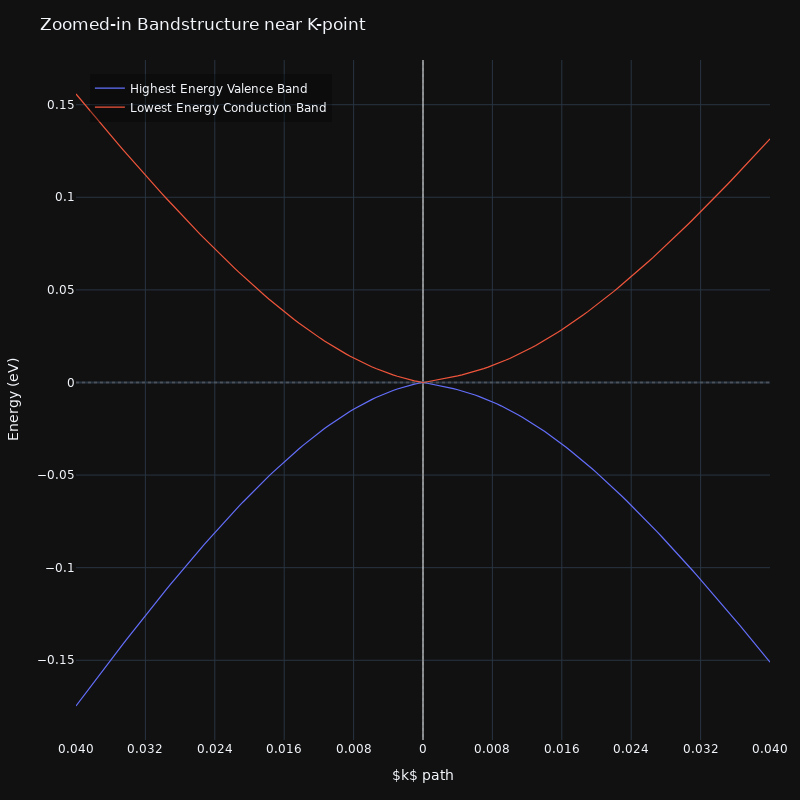

The cell this chart's notebook holds for it:
### Markdown cell above
## d) 2d line cut

### Code cell
import json
import numpy as np
import plotly.graph_objects as go

# --- Load zoomed k-path ---
with open("kpaths/kpath_zoomed.json", "r") as file:
    data = json.load(file)

kx_z_line = np.array(data.get("qx", []))
ky_z_line = np.array(data.get("qy", []))
breaks = data.get("breaks", [])
k_labels = data.get("k_labels", ["start", "end"])

# --- Compute eigenenergies ---
energies = eigenenergies_AB(kx_z_line, ky_z_line, D1=D1)  # shape (N, nbands)
# adjust slicing based on your band ordering
Ev = energies[:, :3]   # conduction bands
Ec = energies[:, -3:]  # valence bands 
nbands = energies.shape[1]

# --- Compute cumulative path distance s (x-axis) ---
dx = np.diff(kx_z_line, prepend=kx_z_line[0])
dy = np.diff(ky_z_line, prepend=ky_z_line[0])
s = np.cumsum(np.hypot(dx, dy))

# --- Determine K location and recenter x so that K -> 0 ---
# Symmetry tick positions remain for reference
tick_positions = [s[b] for b in breaks] + [s[-1]]
if isinstance(k_labels, list) and "K" in k_labels and len(tick_positions) >= len(k_labels):
    x_k = tick_positions[k_labels.index("K")]
else:
    x_k = 0.5 * (s[0] + s[-1])  # fallback: center of the path

s0 = s - x_k  # recentered x: K at 0

# --- Build symmetric tick grid with positive labels (magnitudes) ---
L = float(max(abs(s0.min()), abs(s0.max())))
tickvals = np.linspace(-L, L, 11)
ticktext = ["0" if abs(v) < 1e-12 else f"{abs(v):.3f}" for v in tickvals]

# --- Plotly figure ---
fig = go.Figure()


fig.add_trace(go.Scatter(
        x=s0, y=energies[:, 1],
        mode="lines",
        line=dict(width=1.2),
        name=f"Highest Energy Valence Band"
    ))
fig.add_trace(go.Scatter(
    x=s0, y=energies[:, 2],
    mode="lines",
    line=dict(width=1.2),
    name=f"Lowest Energy Conduction Band"
))

# --- Axes: center at K=0, positive tick labels ---
fig.update_xaxes(
    title_text=r"$k$ path",
    range=[-L, L],
    tickmode="array",
    tickvals=tickvals,
    ticktext=ticktext,
    zeroline=True,
    zerolinewidth=1,
    zerolinecolor="white"
)

# --- Vertical separators at symmetry points (recentered) ---
centers = [xp - x_k for xp in tick_positions]
for x in centers[1:-1]:
    fig.add_vline(x=x, line_dash="dash", line_color="gray", opacity=0.5)

# --- Fermi level (horizontal) and K-point (vertical) guides ---
fig.add_hline(y=fermi_level, line_dash="dot", line_color="gray", opacity=0.4)
fig.add_vline(x=0.0, line_dash="dot", line_color="gray", opacity=0.6)

# --- Layout ---
fig.update_layout(
    title="Zoomed-in Bandstructure near K-point",
    xaxis_title=r"$k$ path",
    yaxis_title="Energy (eV)",
    template="plotly_dark",
    font=dict(family="DejaVu Sans"),
    width=800,
    height=800,
    margin=dict(l=60, r=20, t=60, b=60),
    legend=dict(x=0.02, y=0.98, bgcolor="rgba(0,0,0,0.3)"),
)

fig.show()

### Figure 1 — Plotly figure (JSON) as saved in the notebook; plotly's stock layout.template omitted (floating-point values rounded to 4 significant figures; data arrays with more than 128 entries replaced by an {"elided": "..."} marker saying what was removed)
{"data": [{"line": {"width": 1.2}, "mode": "lines", "name": "Highest Energy Valence Band", "type": "scatter", "x": {"elided": "162 float values"}, "y": {"elided": "162 float values"}}, {"line": {"width": 1.2}, "mode": "lines", "name": "Lowest Energy Conduction Band", "type": "scatter", "x": {"elided": "162 float values"}, "y": {"elided": "162 float values"}}], "layout": {"font": {"family": "DejaVu Sans"}, "height": 800, "legend": {"bgcolor": "rgba(0,0,0,0.3)", "x": 0.02, "y": 0.98}, "margin": {"b": 60, "l": 60, "r": 20, "t": 60}, "shapes": [{"line": {"color": "gray", "dash": "dot"}, "opacity": 0.4, "type": "line", "x0": 0, "x1": 1, "xref": "x domain", "y0": 0, "y1": 0, "yref": "y"}, {"line": {"color": "gray", "dash": "dot"}, "opacity": 0.6, "type": "line", "x0": 0, "x1": 0, "xref": "x", "y0": 0, "y1": 1, "yref": "y domain"}], "title": {"text": "Zoomed-in Bandstructure near K-point"}, "width": 800, "xaxis": {"range": [-0.04, 0.04], "tickmode": "array", "ticktext": ["0.040", "0.032", "0.024", "0.016", "0.008", "0", "0.008", "0.016", "0.024", "0.032", "0.040"], "tickvals": [-0.04, -0.032, -0.024, -0.016, -0.008, 6.939e-18, 0.008, 0.016, 0.024, 0.032, 0.04], "title": {"text": "$k$ path"}, "zeroline": true, "zerolinecolor": "white", "zerolinewidth": 1}, "yaxis": {"title": {"text": "Energy (eV)"}}}}
